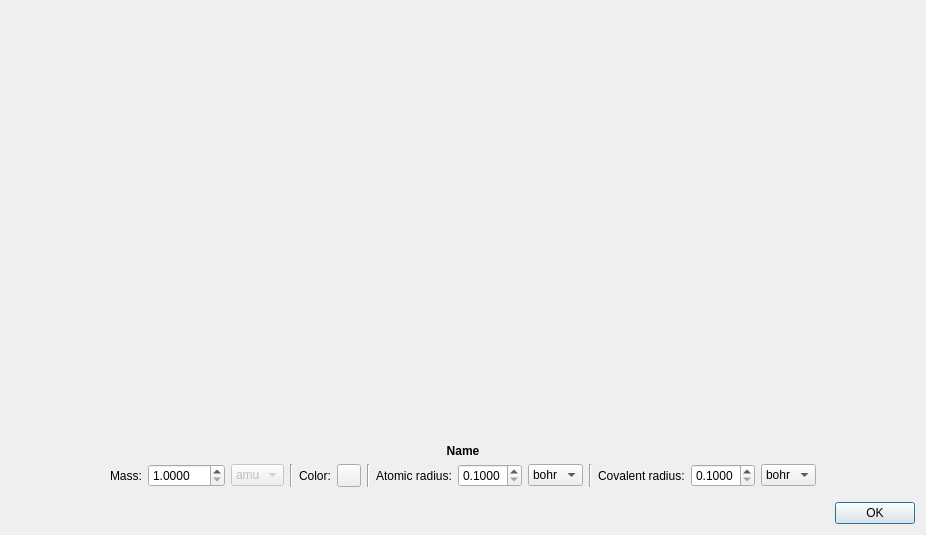
<?xml version="1.0" encoding="UTF-8"?>
<ui version="4.0">
 <class>Mendeleev</class>
 <widget class="QDialog" name="Mendeleev">
  <property name="geometry">
   <rect>
    <x>0</x>
    <y>0</y>
    <width>926</width>
    <height>535</height>
   </rect>
  </property>
  <property name="windowTitle">
   <string>Mendeleev table - qAgate</string>
  </property>
  <property name="modal">
   <bool>true</bool>
  </property>
  <layout class="QVBoxLayout" name="verticalLayout">
   <item>
    <widget class="QWidget" name="elements" native="true">
     <property name="sizePolicy">
      <sizepolicy hsizetype="Preferred" vsizetype="Expanding">
       <horstretch>0</horstretch>
       <verstretch>0</verstretch>
      </sizepolicy>
     </property>
     <layout class="QGridLayout" name="gridLayout">
      <property name="leftMargin">
       <number>0</number>
      </property>
      <property name="topMargin">
       <number>0</number>
      </property>
      <property name="rightMargin">
       <number>0</number>
      </property>
      <property name="bottomMargin">
       <number>0</number>
      </property>
      <item row="4" column="3">
       <widget class="atomicData" name="Zr" native="true"/>
      </item>
      <item row="3" column="4">
       <widget class="atomicData" name="V" native="true"/>
      </item>
      <item row="0" column="0">
       <widget class="atomicData" name="H" native="true"/>
      </item>
      <item row="2" column="13">
       <widget class="atomicData" name="Si" native="true"/>
      </item>
      <item row="2" column="1">
       <widget class="atomicData" name="Mg" native="true"/>
      </item>
      <item row="1" column="15">
       <widget class="atomicData" name="O" native="true"/>
      </item>
      <item row="3" column="17">
       <widget class="atomicData" name="Kr" native="true"/>
      </item>
      <item row="7" column="13">
       <widget class="atomicData" name="Er" native="true"/>
      </item>
      <item row="0" column="17">
       <widget class="atomicData" name="He" native="true"/>
      </item>
      <item row="1" column="17">
       <widget class="atomicData" name="Ne" native="true"/>
      </item>
      <item row="5" column="0">
       <widget class="atomicData" name="Cs" native="true"/>
      </item>
      <item row="6" column="1">
       <widget class="atomicData" name="Ra" native="true"/>
      </item>
      <item row="3" column="11">
       <widget class="atomicData" name="Zn" native="true"/>
      </item>
      <item row="4" column="14">
       <widget class="atomicData" name="Sb" native="true"/>
      </item>
      <item row="1" column="12">
       <widget class="atomicData" name="B" native="true"/>
      </item>
      <item row="5" column="17">
       <widget class="atomicData" name="Rn" native="true"/>
      </item>
      <item row="7" column="3">
       <widget class="atomicData" name="Ce" native="true"/>
      </item>
      <item row="6" column="10">
       <widget class="atomicData" name="Rg" native="true"/>
      </item>
      <item row="5" column="10">
       <widget class="atomicData" name="Au" native="true"/>
      </item>
      <item row="3" column="15">
       <widget class="atomicData" name="Se" native="true"/>
      </item>
      <item row="3" column="2">
       <widget class="atomicData" name="Sc" native="true"/>
      </item>
      <item row="1" column="13">
       <widget class="atomicData" name="C" native="true"/>
      </item>
      <item row="2" column="12">
       <widget class="atomicData" name="Al" native="true"/>
      </item>
      <item row="1" column="0">
       <widget class="atomicData" name="Li" native="true"/>
      </item>
      <item row="1" column="14">
       <widget class="atomicData" name="N" native="true"/>
      </item>
      <item row="4" column="12">
       <widget class="atomicData" name="In" native="true"/>
      </item>
      <item row="3" column="9">
       <widget class="atomicData" name="Ni" native="true"/>
      </item>
      <item row="2" column="15">
       <widget class="atomicData" name="S" native="true"/>
      </item>
      <item row="3" column="5">
       <widget class="atomicData" name="Cr" native="true"/>
      </item>
      <item row="4" column="13">
       <widget class="atomicData" name="Sn" native="true"/>
      </item>
      <item row="2" column="17">
       <widget class="atomicData" name="Ar" native="true"/>
      </item>
      <item row="4" column="4">
       <widget class="atomicData" name="Nb" native="true"/>
      </item>
      <item row="5" column="9">
       <widget class="atomicData" name="Pt" native="true"/>
      </item>
      <item row="4" column="17">
       <widget class="atomicData" name="Xe" native="true"/>
      </item>
      <item row="4" column="6">
       <widget class="atomicData" name="Tc" native="true"/>
      </item>
      <item row="4" column="7">
       <widget class="atomicData" name="Ru" native="true"/>
      </item>
      <item row="4" column="9">
       <widget class="atomicData" name="Pd" native="true"/>
      </item>
      <item row="1" column="16">
       <widget class="atomicData" name="F" native="true"/>
      </item>
      <item row="6" column="9">
       <widget class="atomicData" name="Ds" native="true"/>
      </item>
      <item row="4" column="8">
       <widget class="atomicData" name="Rh" native="true"/>
      </item>
      <item row="6" column="13">
       <widget class="atomicData" name="Fl" native="true"/>
      </item>
      <item row="6" column="12">
       <widget class="atomicData" name="Nh" native="true"/>
      </item>
      <item row="5" column="12">
       <widget class="atomicData" name="Tl" native="true"/>
      </item>
      <item row="3" column="12">
       <widget class="atomicData" name="Ga" native="true"/>
      </item>
      <item row="6" column="16">
       <widget class="atomicData" name="Ts" native="true"/>
      </item>
      <item row="6" column="14">
       <widget class="atomicData" name="Mc" native="true"/>
      </item>
      <item row="3" column="1">
       <widget class="atomicData" name="Ca" native="true"/>
      </item>
      <item row="2" column="16">
       <widget class="atomicData" name="Cl" native="true"/>
      </item>
      <item row="3" column="14">
       <widget class="atomicData" name="As" native="true"/>
      </item>
      <item row="7" column="11">
       <widget class="atomicData" name="Dy" native="true"/>
      </item>
      <item row="7" column="12">
       <widget class="atomicData" name="Ho" native="true"/>
      </item>
      <item row="7" column="15">
       <widget class="atomicData" name="Yb" native="true"/>
      </item>
      <item row="6" column="17">
       <widget class="atomicData" name="Og" native="true"/>
      </item>
      <item row="5" column="15">
       <widget class="atomicData" name="Po" native="true"/>
      </item>
      <item row="3" column="6">
       <widget class="atomicData" name="Mn" native="true"/>
      </item>
      <item row="3" column="13">
       <widget class="atomicData" name="Ge" native="true"/>
      </item>
      <item row="2" column="14">
       <widget class="atomicData" name="P" native="true"/>
      </item>
      <item row="7" column="6">
       <widget class="atomicData" name="Pm" native="true"/>
      </item>
      <item row="6" column="6">
       <widget class="atomicData" name="Bh" native="true"/>
      </item>
      <item row="5" column="6">
       <widget class="atomicData" name="Re" native="true"/>
      </item>
      <item row="6" column="5">
       <widget class="atomicData" name="Sg" native="true"/>
      </item>
      <item row="3" column="0">
       <widget class="atomicData" name="K" native="true"/>
      </item>
      <item row="5" column="14">
       <widget class="atomicData" name="Bi" native="true"/>
      </item>
      <item row="5" column="13">
       <widget class="atomicData" name="Pb" native="true"/>
      </item>
      <item row="4" column="16">
       <widget class="atomicData" name="I" native="true"/>
      </item>
      <item row="5" column="3">
       <widget class="atomicData" name="Hf" native="true"/>
      </item>
      <item row="4" column="11">
       <widget class="atomicData" name="Cd" native="true"/>
      </item>
      <item row="4" column="2">
       <widget class="atomicData" name="Y" native="true"/>
      </item>
      <item row="7" column="7">
       <widget class="atomicData" name="Sm" native="true"/>
      </item>
      <item row="3" column="16">
       <widget class="atomicData" name="Br" native="true"/>
      </item>
      <item row="3" column="10">
       <widget class="atomicData" name="Cu" native="true"/>
      </item>
      <item row="4" column="15">
       <widget class="atomicData" name="Te" native="true"/>
      </item>
      <item row="5" column="8">
       <widget class="atomicData" name="Ir" native="true"/>
      </item>
      <item row="5" column="4">
       <widget class="atomicData" name="Ta" native="true"/>
      </item>
      <item row="6" column="4">
       <widget class="atomicData" name="Db" native="true"/>
      </item>
      <item row="6" column="8">
       <widget class="atomicData" name="Mt" native="true"/>
      </item>
      <item row="5" column="5">
       <widget class="atomicData" name="W" native="true"/>
      </item>
      <item row="3" column="3">
       <widget class="atomicData" name="Ti" native="true"/>
      </item>
      <item row="7" column="10">
       <widget class="atomicData" name="Tb" native="true"/>
      </item>
      <item row="7" column="8">
       <widget class="atomicData" name="Eu" native="true"/>
      </item>
      <item row="7" column="9">
       <widget class="atomicData" name="Gd" native="true"/>
      </item>
      <item row="7" column="5">
       <widget class="atomicData" name="Nd" native="true"/>
      </item>
      <item row="5" column="11">
       <widget class="atomicData" name="Hg" native="true"/>
      </item>
      <item row="6" column="11">
       <widget class="atomicData" name="Cn" native="true"/>
      </item>
      <item row="6" column="7">
       <widget class="atomicData" name="Hs" native="true"/>
      </item>
      <item row="6" column="2">
       <widget class="atomicData" name="Lr" native="true"/>
      </item>
      <item row="5" column="2">
       <widget class="atomicData" name="Lu" native="true"/>
      </item>
      <item row="5" column="1">
       <widget class="atomicData" name="Ba" native="true"/>
      </item>
      <item row="4" column="1">
       <widget class="atomicData" name="Sr" native="true"/>
      </item>
      <item row="3" column="8">
       <widget class="atomicData" name="Co" native="true"/>
      </item>
      <item row="5" column="16">
       <widget class="atomicData" name="At" native="true"/>
      </item>
      <item row="6" column="15">
       <widget class="atomicData" name="Lv" native="true"/>
      </item>
      <item row="1" column="1">
       <widget class="atomicData" name="Be" native="true"/>
      </item>
      <item row="3" column="7">
       <widget class="atomicData" name="Fe" native="true"/>
      </item>
      <item row="4" column="10">
       <widget class="atomicData" name="Ag" native="true"/>
      </item>
      <item row="4" column="0">
       <widget class="atomicData" name="Rb" native="true"/>
      </item>
      <item row="5" column="7">
       <widget class="atomicData" name="Os" native="true"/>
      </item>
      <item row="6" column="0">
       <widget class="atomicData" name="Fr" native="true"/>
      </item>
      <item row="6" column="3">
       <widget class="atomicData" name="Rf" native="true"/>
      </item>
      <item row="7" column="14">
       <widget class="atomicData" name="Tm" native="true"/>
      </item>
      <item row="7" column="4">
       <widget class="atomicData" name="Pr" native="true"/>
      </item>
      <item row="7" column="2">
       <widget class="atomicData" name="La" native="true"/>
      </item>
      <item row="4" column="5">
       <widget class="atomicData" name="Mo" native="true"/>
      </item>
      <item row="2" column="0">
       <widget class="atomicData" name="Na" native="true"/>
      </item>
      <item row="8" column="2">
       <widget class="atomicData" name="Ac" native="true"/>
      </item>
      <item row="8" column="3">
       <widget class="atomicData" name="Th" native="true"/>
      </item>
      <item row="8" column="4">
       <widget class="atomicData" name="Pa" native="true"/>
      </item>
      <item row="8" column="5">
       <widget class="atomicData" name="U" native="true"/>
      </item>
      <item row="8" column="6">
       <widget class="atomicData" name="Np" native="true"/>
      </item>
      <item row="8" column="7">
       <widget class="atomicData" name="Pu" native="true"/>
      </item>
      <item row="8" column="8">
       <widget class="atomicData" name="Am" native="true"/>
      </item>
      <item row="8" column="9">
       <widget class="atomicData" name="Cm" native="true"/>
      </item>
      <item row="8" column="10">
       <widget class="atomicData" name="Bk" native="true"/>
      </item>
      <item row="8" column="11">
       <widget class="atomicData" name="Cf" native="true"/>
      </item>
      <item row="8" column="12">
       <widget class="atomicData" name="Es" native="true"/>
      </item>
      <item row="8" column="13">
       <widget class="atomicData" name="Fm" native="true"/>
      </item>
      <item row="8" column="14">
       <widget class="atomicData" name="Md" native="true"/>
      </item>
      <item row="8" column="15">
       <widget class="atomicData" name="No" native="true"/>
      </item>
      <item row="1" column="6">
       <widget class="atomicData" name="legend" native="true"/>
      </item>
     </layout>
    </widget>
   </item>
   <item>
    <widget class="QLabel" name="name">
     <property name="font">
      <font>
       <weight>75</weight>
       <bold>true</bold>
      </font>
     </property>
     <property name="text">
      <string>Name</string>
     </property>
     <property name="alignment">
      <set>Qt::AlignCenter</set>
     </property>
    </widget>
   </item>
   <item>
    <widget class="QWidget" name="widget_2" native="true">
     <property name="sizePolicy">
      <sizepolicy hsizetype="Preferred" vsizetype="Minimum">
       <horstretch>0</horstretch>
       <verstretch>0</verstretch>
      </sizepolicy>
     </property>
     <layout class="QHBoxLayout" name="horizontalLayout">
      <property name="topMargin">
       <number>0</number>
      </property>
      <item>
       <spacer name="horizontalSpacer_2">
        <property name="orientation">
         <enum>Qt::Horizontal</enum>
        </property>
        <property name="sizeHint" stdset="0">
         <size>
          <width>40</width>
          <height>20</height>
         </size>
        </property>
       </spacer>
      </item>
      <item>
       <widget class="QLabel" name="massLabel">
        <property name="sizePolicy">
         <sizepolicy hsizetype="Minimum" vsizetype="Preferred">
          <horstretch>0</horstretch>
          <verstretch>0</verstretch>
         </sizepolicy>
        </property>
        <property name="text">
         <string>Mass:</string>
        </property>
       </widget>
      </item>
      <item>
       <widget class="QDoubleSpinBox" name="mass">
        <property name="decimals">
         <number>4</number>
        </property>
        <property name="minimum">
         <double>1.000000000000000</double>
        </property>
        <property name="maximum">
         <double>260.000000000000000</double>
        </property>
        <property name="singleStep">
         <double>0.100000000000000</double>
        </property>
       </widget>
      </item>
      <item>
       <widget class="QComboBox" name="massUnit">
        <property name="enabled">
         <bool>false</bool>
        </property>
        <property name="sizePolicy">
         <sizepolicy hsizetype="Minimum" vsizetype="Fixed">
          <horstretch>0</horstretch>
          <verstretch>0</verstretch>
         </sizepolicy>
        </property>
        <item>
         <property name="text">
          <string>amu</string>
         </property>
        </item>
        <item>
         <property name="text">
          <string>emu</string>
         </property>
        </item>
       </widget>
      </item>
      <item>
       <widget class="Line" name="line">
        <property name="orientation">
         <enum>Qt::Vertical</enum>
        </property>
       </widget>
      </item>
      <item>
       <widget class="QLabel" name="colorLabel">
        <property name="sizePolicy">
         <sizepolicy hsizetype="Minimum" vsizetype="Preferred">
          <horstretch>0</horstretch>
          <verstretch>0</verstretch>
         </sizepolicy>
        </property>
        <property name="autoFillBackground">
         <bool>true</bool>
        </property>
        <property name="text">
         <string>Color:</string>
        </property>
       </widget>
      </item>
      <item>
       <widget class="QToolButton" name="color">
        <property name="text">
         <string/>
        </property>
        <property name="autoRaise">
         <bool>false</bool>
        </property>
       </widget>
      </item>
      <item>
       <widget class="Line" name="line_2">
        <property name="orientation">
         <enum>Qt::Vertical</enum>
        </property>
       </widget>
      </item>
      <item>
       <widget class="QLabel" name="radiusLabel">
        <property name="text">
         <string>Atomic radius:</string>
        </property>
       </widget>
      </item>
      <item>
       <widget class="QDoubleSpinBox" name="radius">
        <property name="decimals">
         <number>4</number>
        </property>
        <property name="minimum">
         <double>0.100000000000000</double>
        </property>
        <property name="maximum">
         <double>5.000000000000000</double>
        </property>
        <property name="singleStep">
         <double>0.100000000000000</double>
        </property>
       </widget>
      </item>
      <item>
       <widget class="QComboBox" name="radiusUnit">
        <item>
         <property name="text">
          <string>bohr</string>
         </property>
        </item>
        <item>
         <property name="text">
          <string>A</string>
         </property>
        </item>
       </widget>
      </item>
      <item>
       <widget class="Line" name="line_3">
        <property name="orientation">
         <enum>Qt::Vertical</enum>
        </property>
       </widget>
      </item>
      <item>
       <widget class="QLabel" name="rcovLabel">
        <property name="text">
         <string>Covalent radius:</string>
        </property>
       </widget>
      </item>
      <item>
       <widget class="QDoubleSpinBox" name="rcov">
        <property name="decimals">
         <number>4</number>
        </property>
        <property name="minimum">
         <double>0.100000000000000</double>
        </property>
        <property name="maximum">
         <double>5.000000000000000</double>
        </property>
        <property name="singleStep">
         <double>0.100000000000000</double>
        </property>
       </widget>
      </item>
      <item>
       <widget class="QComboBox" name="rcovUnit">
        <item>
         <property name="text">
          <string>bohr</string>
         </property>
        </item>
        <item>
         <property name="text">
          <string>A</string>
         </property>
        </item>
       </widget>
      </item>
      <item>
       <spacer name="horizontalSpacer">
        <property name="orientation">
         <enum>Qt::Horizontal</enum>
        </property>
        <property name="sizeHint" stdset="0">
         <size>
          <width>40</width>
          <height>20</height>
         </size>
        </property>
       </spacer>
      </item>
     </layout>
    </widget>
   </item>
   <item>
    <widget class="QDialogButtonBox" name="buttonBox">
     <property name="orientation">
      <enum>Qt::Horizontal</enum>
     </property>
     <property name="standardButtons">
      <set>QDialogButtonBox::Ok</set>
     </property>
    </widget>
   </item>
  </layout>
 </widget>
 <customwidgets>
  <customwidget>
   <class>atomicData</class>
   <extends>QWidget</extends>
   <header>atomicdata.h</header>
   <container>1</container>
  </customwidget>
 </customwidgets>
 <resources/>
 <connections>
  <connection>
   <sender>buttonBox</sender>
   <signal>accepted()</signal>
   <receiver>Mendeleev</receiver>
   <slot>accept()</slot>
   <hints>
    <hint type="sourcelabel">
     <x>247</x>
     <y>498</y>
    </hint>
    <hint type="destinationlabel">
     <x>157</x>
     <y>274</y>
    </hint>
   </hints>
  </connection>
  <connection>
   <sender>buttonBox</sender>
   <signal>rejected()</signal>
   <receiver>Mendeleev</receiver>
   <slot>reject()</slot>
   <hints>
    <hint type="sourcelabel">
     <x>315</x>
     <y>498</y>
    </hint>
    <hint type="destinationlabel">
     <x>286</x>
     <y>274</y>
    </hint>
   </hints>
  </connection>
 </connections>
</ui>
